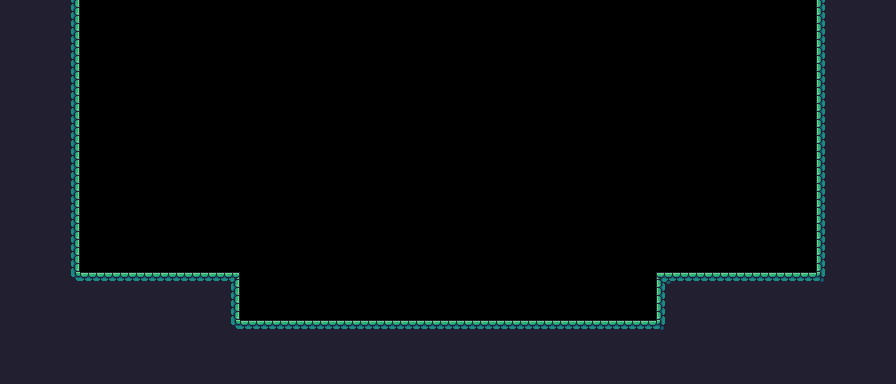

This is a level from a 2D game, rendered from its Tiled map with the project's own tilesets. A one-line summary and the complete map file follow:
An orthogonal 56x24 tile map with 16x16 px tiles, 1 tile layer (Tile Layer 1) and 8 objects (5x Wall, Player).

<map version="1.10" tiledversion="1.10.2" orientation="orthogonal" renderorder="right-down" width="56" height="24" tilewidth="16" tileheight="16" infinite="0" nextlayerid="4" nextobjectid="15">
 <tileset firstgid="1" source="frames.tsx" />
 <layer id="1" name="Tile Layer 1" width="56" height="24">
  <data encoding="csv">
200,200,200,200,201,49,49,49,49,49,49,49,49,49,49,49,49,49,49,49,49,49,49,49,49,49,49,49,49,49,49,49,49,49,49,49,49,49,49,49,49,49,49,49,49,49,49,49,49,49,49,199,200,200,200,200,
200,200,200,200,201,49,49,49,49,49,49,49,49,49,49,49,49,49,49,49,49,49,49,49,49,49,49,49,49,49,49,49,49,49,49,49,49,49,49,49,49,49,49,49,49,49,49,49,49,49,49,199,200,200,200,200,
200,200,200,200,201,49,49,49,49,49,49,49,49,49,49,49,49,49,49,49,49,49,49,49,49,49,49,49,49,49,49,49,49,49,49,49,49,49,49,49,49,49,49,49,49,49,49,49,49,49,49,199,200,200,200,200,
200,200,200,200,201,49,49,49,49,49,49,49,49,49,49,49,49,49,49,49,49,49,49,49,49,49,49,49,49,49,49,49,49,49,49,49,49,49,49,49,49,49,49,49,49,49,49,49,49,49,49,199,200,200,200,200,
200,200,200,200,201,49,49,49,49,49,49,49,49,49,49,49,0,49,49,49,49,49,49,49,49,49,49,49,49,49,49,49,49,49,49,49,49,49,49,49,49,49,49,49,49,49,49,49,49,49,49,199,200,200,200,200,
200,200,200,200,201,49,49,49,49,49,49,49,49,49,49,49,49,49,49,49,49,49,49,49,49,49,49,49,49,49,49,49,49,49,49,49,49,49,0,49,49,49,49,49,49,49,49,49,49,49,49,199,200,200,200,200,
200,200,200,200,201,49,49,49,49,49,49,49,49,49,49,49,49,49,49,0,49,0,0,0,0,0,0,0,49,49,49,49,49,49,49,49,49,49,49,49,49,49,49,49,49,49,49,49,49,49,49,199,200,200,200,200,
200,200,200,200,201,49,49,49,49,49,49,49,49,49,49,49,49,49,49,49,49,0,0,49,0,49,49,49,49,49,49,49,49,49,49,49,49,49,49,49,49,49,49,49,49,49,49,49,49,49,49,199,200,200,200,200,
200,200,200,200,201,49,49,49,49,49,49,49,49,49,49,49,49,49,49,49,49,49,0,0,0,49,49,49,49,49,49,49,49,49,49,49,49,49,49,49,49,49,49,49,49,49,49,49,49,49,49,199,200,200,200,200,
200,200,200,200,201,49,49,49,49,49,49,49,49,49,49,49,49,49,49,49,49,49,49,0,0,49,49,49,49,49,49,49,49,49,49,49,49,49,49,49,49,49,49,49,49,49,49,49,49,49,49,199,200,200,200,200,
200,200,200,200,201,49,49,49,49,49,49,49,49,49,49,49,49,49,49,0,49,49,49,49,0,49,49,49,49,49,49,49,49,49,49,49,49,49,49,49,49,49,49,49,49,49,49,49,49,49,49,199,200,200,200,200,
200,200,200,200,201,49,49,49,49,49,49,49,49,49,49,49,49,49,49,0,49,49,49,49,49,49,49,49,49,49,49,49,49,49,49,49,49,49,49,49,49,49,49,49,49,49,49,49,49,49,49,199,200,200,200,200,
200,200,200,200,201,49,49,49,49,49,49,49,49,49,49,49,49,49,49,49,49,49,49,49,49,49,49,49,49,49,49,49,49,49,49,49,49,49,49,49,49,49,49,49,49,49,49,49,49,49,49,199,200,200,200,200,
200,200,200,200,201,49,49,49,49,49,49,49,49,49,49,49,49,49,49,49,49,49,49,49,49,49,49,49,49,49,49,49,49,49,49,49,49,49,49,49,49,49,49,49,49,49,49,49,49,49,49,199,200,200,200,200,
200,200,200,200,201,49,49,49,49,49,49,49,49,49,49,49,49,49,49,49,49,49,49,49,49,49,49,49,49,49,49,49,49,49,49,49,49,49,49,49,49,49,49,49,49,49,49,49,49,49,49,199,200,200,200,200,
200,200,200,200,201,49,49,49,49,49,49,49,49,49,49,49,49,49,49,49,49,49,49,49,49,49,49,49,49,49,49,49,49,49,49,49,49,49,49,49,49,49,49,49,49,49,49,49,49,49,49,199,200,200,200,200,
200,200,200,200,201,49,49,49,49,49,49,49,49,49,49,49,49,49,49,49,49,49,49,49,49,49,49,49,49,49,49,49,49,49,49,49,49,49,49,49,49,49,49,49,49,49,49,49,49,49,49,199,200,200,200,200,
200,200,200,200,202,178,178,178,178,178,178,178,178,178,179,49,49,49,49,49,49,49,49,49,49,49,49,49,49,49,49,49,49,49,49,49,49,49,49,49,49,177,178,178,178,178,178,178,178,178,178,203,200,200,200,200,
200,200,200,200,200,200,200,200,200,200,200,200,200,200,201,49,49,49,49,49,49,49,49,49,49,49,49,49,49,49,49,49,49,49,49,49,49,49,49,49,49,199,200,200,200,200,200,200,200,200,200,200,200,200,200,200,
200,200,200,200,200,200,200,200,200,200,200,200,200,200,201,49,49,49,49,49,49,49,49,49,49,49,49,49,49,49,49,49,49,49,49,49,49,49,49,49,49,199,200,200,200,200,200,200,200,200,200,200,200,200,200,200,
200,200,200,200,200,200,200,200,200,200,200,200,200,200,202,178,178,178,178,178,178,178,178,178,178,178,178,178,178,178,178,178,178,178,178,178,178,178,178,178,178,203,200,200,200,200,200,200,200,200,200,200,200,200,200,200,
200,200,200,200,200,200,200,200,200,200,200,200,200,200,200,200,200,200,200,200,200,200,200,200,200,200,200,200,200,200,200,200,200,200,200,200,200,200,200,200,200,200,200,200,200,200,200,200,200,200,200,200,200,200,200,200,
200,200,200,200,200,200,200,200,200,200,200,200,200,200,200,200,200,200,200,200,200,200,200,200,200,200,200,200,200,200,200,200,200,200,200,200,200,200,200,200,200,200,200,200,200,200,200,200,200,200,200,200,200,200,200,200,
200,200,200,200,200,200,200,200,200,200,200,200,200,200,200,200,200,200,200,200,200,200,200,200,200,200,200,200,200,200,200,200,200,200,200,200,200,200,200,200,200,200,200,200,200,200,200,200,200,200,200,200,200,200,200,200
</data>
 </layer>
 <objectgroup id="2" name="Spawn">
  <object id="5" name="Player" type="Player" x="432" y="240" width="32" height="32" />
  <object id="6" x="361" y="453.5" width="1" height="0.5" />
 </objectgroup>
 <objectgroup id="3" name="Collisions">
  <object id="7" name="Wall" type="Wall" x="0" y="0" width="80" height="384" />
  <object id="8" name="Wall" type="Wall" x="80" y="272" width="160" height="112" />
  <object id="11" name="Wall" type="Wall" x="240" y="320" width="416" height="64" />
  <object id="12" name="Wall" type="Wall" x="656" y="272" width="160" height="112" />
  <object id="13" name="Wall" type="Wall" x="816" y="0" width="80" height="384" />
  <object id="14" x="8" y="-196" />
 </objectgroup>
</map>
